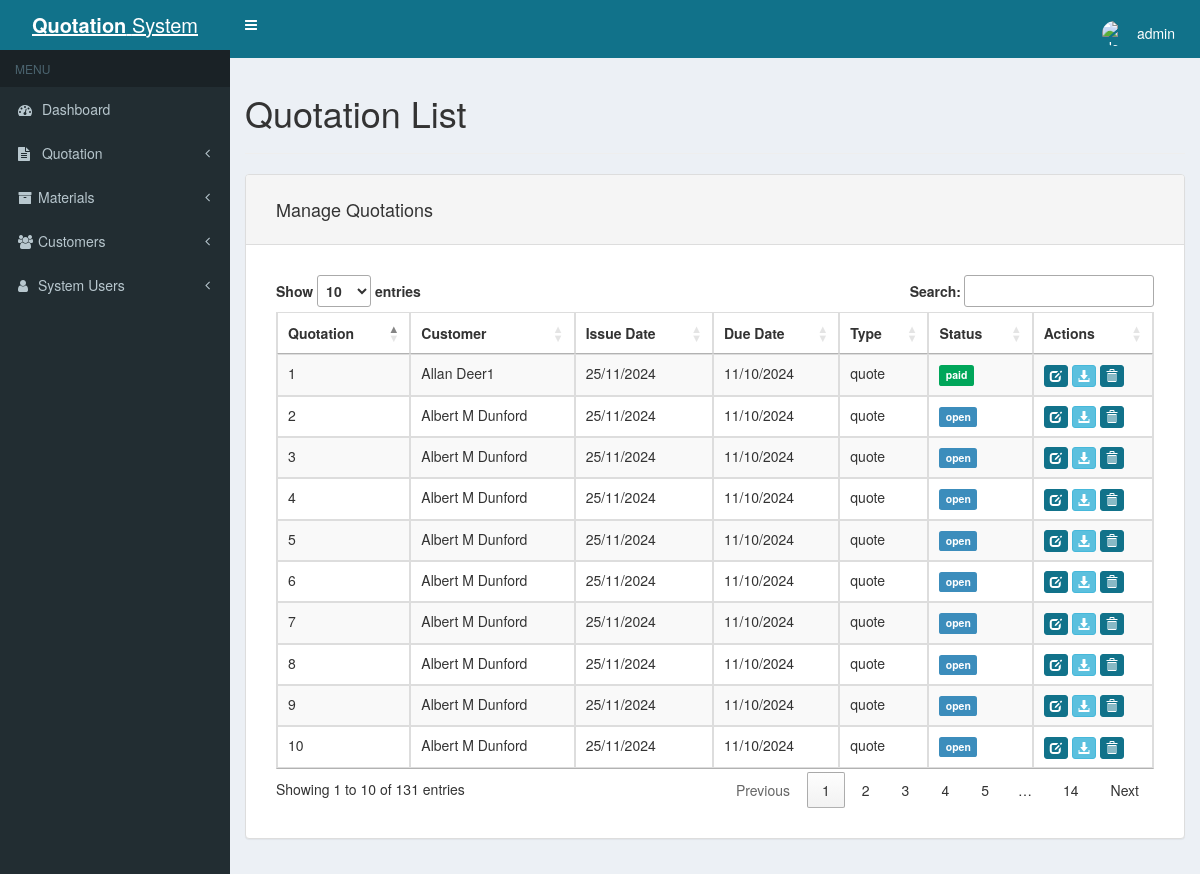
Page /invoice-list.php (signed in) on the committed database.
### tables this page shows
CREATE TABLE `invoices` (
  `id` int(11) NOT NULL,
  `invoice` varchar(255) NOT NULL,
  `invoice_date` varchar(255) NOT NULL,
  `invoice_due_date` varchar(255) NOT NULL,
  `subtotal` decimal(10,2) NOT NULL,
  `shipping` decimal(10,2) NOT NULL,
  `discount` decimal(10,2) NOT NULL,
  `vat` decimal(10,2) NOT NULL,
  `total` decimal(10,2) NOT NULL,
  `notes` text NOT NULL,
  `invoice_type` varchar(255) NOT NULL,
  `status` varchar(255) NOT NULL
);

CREATE TABLE `customers` (
  `id` int(11) NOT NULL,
  `invoice` varchar(255) NOT NULL,
  `name` varchar(255) NOT NULL,
  `email` varchar(255) NOT NULL,
  `address_1` varchar(255) NOT NULL,
  `address_2` varchar(255) NOT NULL,
  `town` varchar(255) NOT NULL,
  `county` varchar(255) NOT NULL,
  `postcode` varchar(255) NOT NULL,
  `phone` varchar(100) NOT NULL,
  `name_ship` varchar(255) NOT NULL,
  `address_1_ship` varchar(255) NOT NULL,
  `address_2_ship` varchar(255) NOT NULL,
  `town_ship` varchar(255) NOT NULL,
  `county_ship` varchar(255) NOT NULL,
  `postcode_ship` varchar(255) NOT NULL
);

### functions.php (the view, shortened to what this page needs)
<?php
function getInvoices() {
	$mysqli = new mysqli(DATABASE_HOST, DATABASE_USER, DATABASE_PASS, DATABASE_NAME);
    $query = "SELECT *
		FROM invoices i
		JOIN customers c
		ON c.invoice = i.invoice
		WHERE i.invoice = c.invoice
		ORDER BY i.invoice";
	$results = $mysqli->query($query);
	if($results) {
		print '<table class="table table-striped table-hover table-bordered" id="data-table" cellspacing="0"><thead><tr>
				<th>Quotation</th>
				<th>Customer</th>
				<th>Issue Date</th>
				<th>Due Date</th>
				<th>Type</th>
				<th>Status</th>
				<th>Actions</th>
			  </tr></thead><tbody>';
		while($row = $results->fetch_assoc()) {
			print '
				<tr>
					<td>'.$row["invoice"].'</td>
					<td>'.$row["name"].'</td>
				    <td>'.$row["invoice_date"].'</td>
				    <td>'.$row["invoice_due_date"].'</td>
				    <td>'.$row["invoice_type"].'</td>
				';
				if($row['status'] == "open"){
					print '<td><span class="label label-primary">'.$row['status'].'</span></td>';
				} elseif ($row['status'] == "paid"){
					print '<td><span class="label label-success">'.$row['status'].'</span></td>';
				}
			print '
				    <td><a href="invoice-edit.php?id='.$row["invoice"].'" class="btn btn-primary btn-xs"><span class="glyphicon glyphicon-edit" aria-hidden="true"></span></a> <a href="print.php?id='.$row["invoice"].'" class="btn btn-info btn-xs" target="_blank"><span class="glyphicon glyphicon-download-alt" aria-hidden="true"></span></a> <a data-invoice-id="'.$row['invoice'].'" class="btn btn-danger btn-xs delete-invoice"><span class="glyphicon glyphicon-trash" aria-hidden="true"></span></a></td>
					</tr>
			';
		}
		print '</tr></tbody></table>';
	} else {
		echo "<p>There are no invoices to display.</p>";
	}
}
?>

### css/styles.css (style rules this page uses)
body { padding: 0; background-color: #11728a; }
.btn-primary { background-color: #11728a; border-color: #11728a; }
.btn-danger { background-color: #11728a; border-color: #11728a; }

### rows in the picture
invoices: customers.invoice "1", customers.name "Allan Deer1", invoice_date "25/11/2024", invoice_due_date "11/10/2024", invoice_type "quote", status "paid"
invoices: customers.invoice "10", customers.name "Albert M Dunford", invoice_date "25/11/2024", invoice_due_date "11/10/2024", invoice_type "quote", status "open"
invoices: customers.invoice "2", customers.name "Albert M Dunford", invoice_date "25/11/2024", invoice_due_date "11/10/2024", invoice_type "quote", status "open"
invoices: customers.invoice "3", customers.name "Albert M Dunford", invoice_date "25/11/2024", invoice_due_date "11/10/2024", invoice_type "quote", status "open"
invoices: customers.invoice "4", customers.name "Albert M Dunford", invoice_date "25/11/2024", invoice_due_date "11/10/2024", invoice_type "quote", status "open"
invoices: customers.invoice "5", customers.name "Albert M Dunford", invoice_date "25/11/2024", invoice_due_date "11/10/2024", invoice_type "quote", status "open"
invoices: customers.invoice "6", customers.name "Albert M Dunford", invoice_date "25/11/2024", invoice_due_date "11/10/2024", invoice_type "quote", status "open"
invoices: customers.invoice "7", customers.name "Albert M Dunford", invoice_date "25/11/2024", invoice_due_date "11/10/2024", invoice_type "quote", status "open"
invoices: customers.invoice "8", customers.name "Albert M Dunford", invoice_date "25/11/2024", invoice_due_date "11/10/2024", invoice_type "quote", status "open"
invoices: customers.invoice "9", customers.name "Albert M Dunford", invoice_date "25/11/2024", invoice_due_date "11/10/2024", invoice_type "quote", status "open"

### other values in the picture
$_SESSION['login_username'] "admin"
